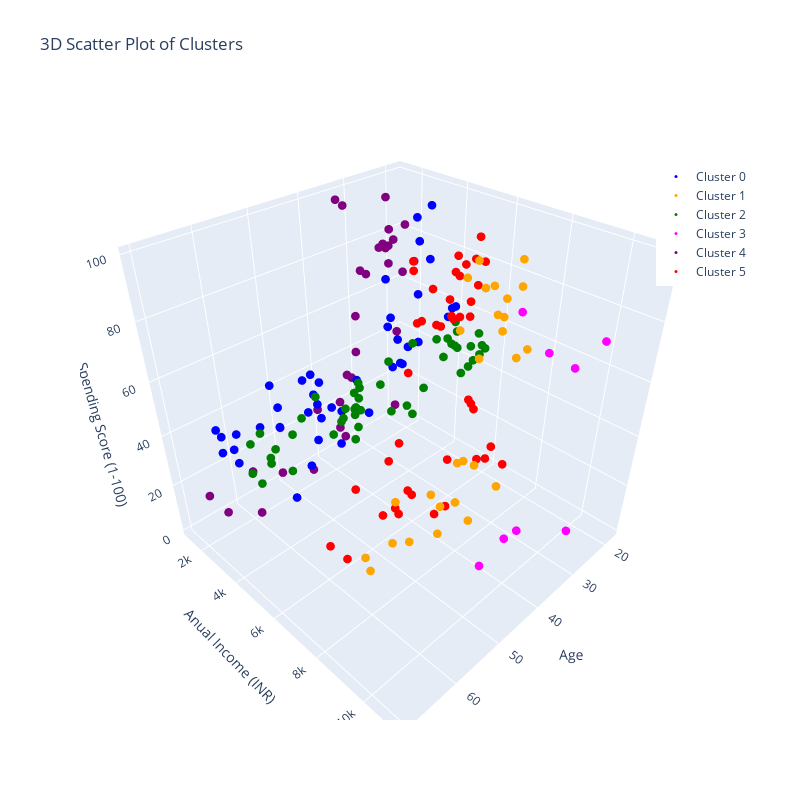

The code cell stored with this chart in its notebook:
### Code cell
fig = go.Figure(data=traces)
fig.update_layout(
    title='3D Scatter Plot of Clusters',
    scene=dict(
        xaxis_title='Age',
        yaxis_title='Anual Income (INR)',
        zaxis_title='Spending Score (1-100)'
    ),
    width=800,  
    height=800,
    legend=dict(x=0.9, y=0.9)
)
fig.show()
